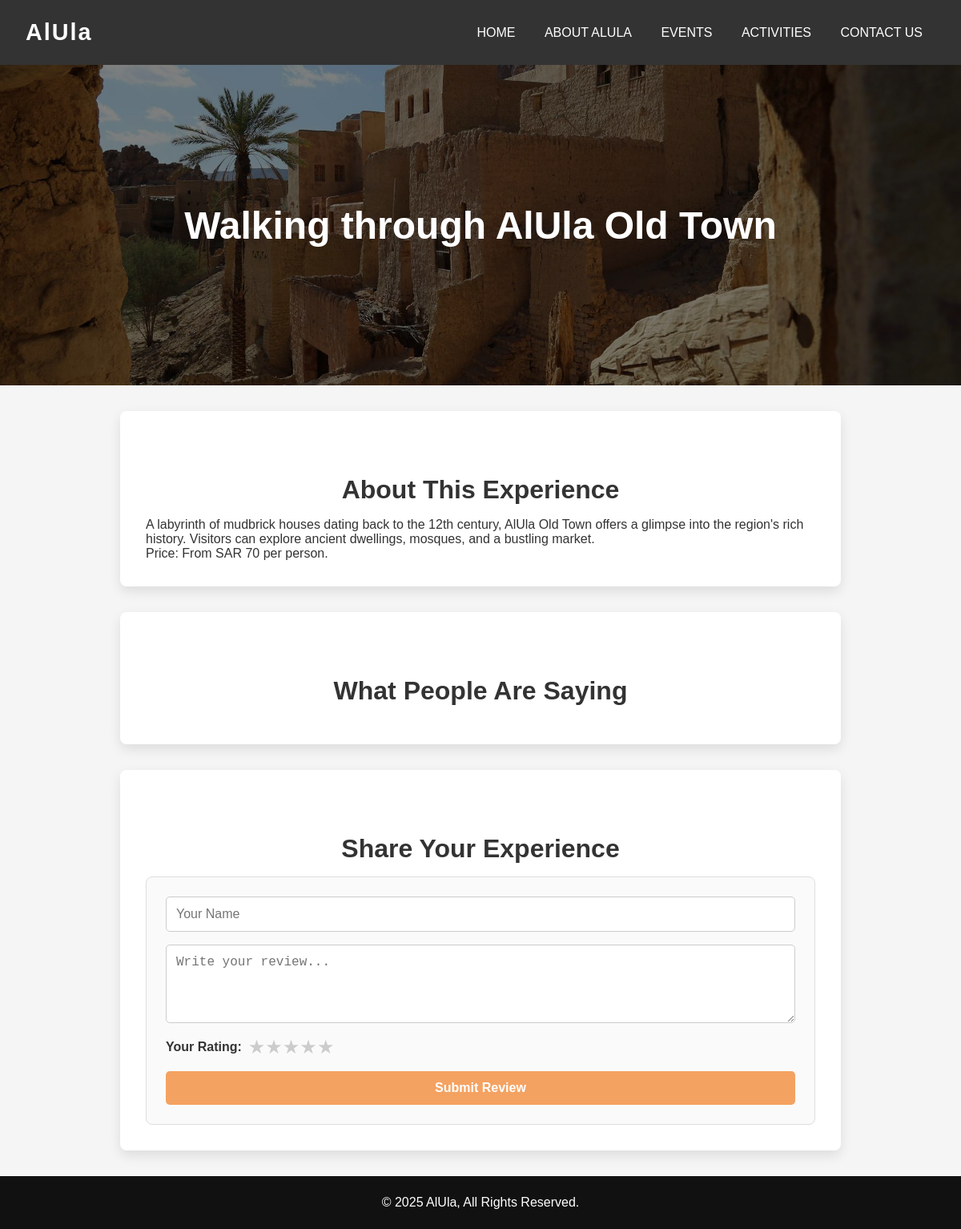
/item.php?type=activity&id=16, run on the app's committed database.
### tables this page shows
CREATE TABLE `activities` (
  `ID` int(11) NOT NULL,
  `title` varchar(255) NOT NULL,
  `description` text NOT NULL,
  `image` varchar(255) DEFAULT NULL,
  `categoryID` int(11) NOT NULL
);

### item.php (the view, shortened to what this page needs)
<?php
$conn = new mysqli('localhost', 'root', '', 'alula');
$item_id = $_GET['id'] ?? null;
$type = $_GET['type'] ?? 'activity';
if ($item_id) {
    if ($type === 'event') {
        $sql = "SELECT * FROM events WHERE ID = ?";
    } else {
        $sql = "SELECT * FROM activities WHERE ID = ?";
    }
    $stmt = $conn->prepare($sql);
    $stmt->bind_param("i", $item_id);
    $stmt->execute();
    $result = $stmt->get_result();
    if ($result->num_rows > 0) {
        $event = $result->fetch_assoc();
    } else {
        die("Not found.");
    }
} else {
    die("Invalid ID.");
}
?>
<!DOCTYPE html>
<html lang="en">
<head>
  <link rel="stylesheet" href="styles.css" />
</head>
<body>
  <header class="header">
    <div class="logo"> AlUla</div>
    <nav class="nav">
      <a href="index.php">Home</a>
      <a href="About.php">About AlUla</a>
      <a href="events.php">Events</a>
      <a href="Activities.php">Activities</a>
      <a href="contact.php">Contact Us</a>
    </nav>
  </header>
  <section class="hero">
    <div class="overlay"></div>
    <div class="hero-content">
      <h1><?= htmlspecialchars($event['title']) ?></h1>
    </div>
  </section>
  <section class="section event-details">
    <h2 class="section-title">About This Experience</h2>
    <p class="event-description">
      <?= nl2br(htmlspecialchars($event['description'])) ?>
    </p>
  </section>
  <section class="section reviews">
    <h2 class="section-title">What People Are Saying</h2>
  </section>
  <section class="section add-review">
    <h2 class="section-title">Share Your Experience</h2>
    <form action="submitR.php" method="POST" class="review-form" style="display: flex; flex-direction: column; gap: 1rem; background: #fafafa; padding: 1.5rem; border-radius: 8px; border: 1px solid #ddd;">
  <input type="text" name="author_name" placeholder="Your Name" required style="padding: 0.75rem; border: 1px solid #ccc; border-radius: 5px;">
  <textarea name="body" placeholder="Write your review..." rows="4" required style="padding: 0.75rem; border: 1px solid #ccc; border-radius: 5px; resize: vertical;"></textarea>
  <div style="display: flex; align-items: center; gap: 0.5rem;">
    <label style="font-weight: bold;">Your Rating:</label>
    <div class="star-rating" style="display: flex; flex-direction: row-reverse;">
      <input type="radio" name="rating" value="5" id="star5"><label for="star5">&#9733;</label>
      <input type="radio" name="rating" value="4" id="star4"><label for="star4">&#9733;</label>
      <input type="radio" name="rating" value="3" id="star3"><label for="star3">&#9733;</label>
      <input type="radio" name="rating" value="2" id="star2"><label for="star2">&#9733;</label>
      <input type="radio" name="rating" value="1" id="star1"><label for="star1">&#9733;</label>
    </div>
  </div>
  <button type="submit" style="background-color: #f4a261; color: #fff; padding: 0.75rem; border: none; border-radius: 5px; font-weight: bold; cursor: pointer;">Submit Review</button>
</form>
  </section>
  <footer>
    <p>© 2025 AlUla, All Rights Reserved.</p>
  </footer>
</body>
</html>

### styles.css (style rules this page uses)
* { margin: 0; padding: 0; box-sizing: border-box; }
body { margin: 0; font-family: Arial, sans-serif; background-color: #f5f5f5; color: #333; }
.header { background-color: #333; color: white; padding: 1.5rem 2rem; display: flex; justify-content: space-between; align-items: center; box-shadow: 0 4px 10px rgba(0, 0, 0, 0.2); }
.logo { font-size: 1.8rem; font-weight: bold; letter-spacing: 2px; }
.nav a { color: white; margin: 0 1rem; text-decoration: none; text-transform: uppercase; font-weight: 500; }
.hero { height: 60vh; background-image: url('https://img.freepik.com/premium-photo/maraya-alula-saudi-arabia-mirrored-building-middle-desert_1199132-23875.jpg'); background-size: cover; background-position: center; position: relative; display: flex; align-items: center; justify-content: center; text-align: center; padding: 0 20px; }
.overlay { position: absolute; top: 0; left: 0; width: 100%; height: 100%; background: rgba(0, 0, 0, 0.5); }
.hero-content { position: relative; z-index: 1; color: white }
.section-title { text-align: center; margin: 3rem 0 1.5rem; font-size: 2.5rem; color: #333; font-weight: 600; }
footer { text-align: center; padding: 1.5rem; background-color: #333; color: white; margin-top: 2rem; }

### data on the page
activities: title "Walking through AlUla Old Town", description "A labyrinth of mudbrick houses dating back to the 12th century, AlUla Old Town offers a glimpse into the region's rich history. Visitors can explore ancient dwellings, mosques, and a bustling market. Price: From SAR 70 per person."
